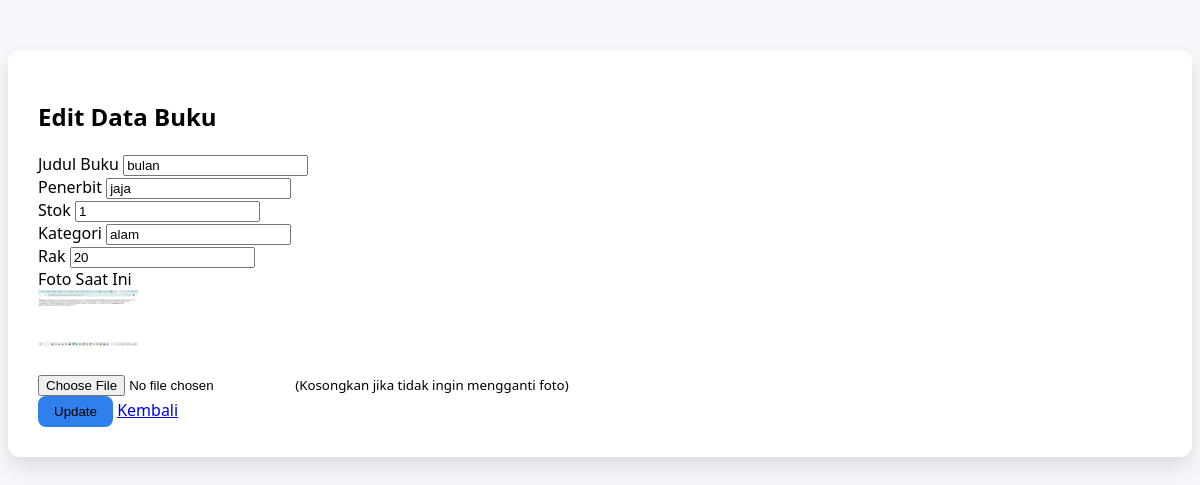
/data-buku/edit_buku.php?id=1, run on the app's committed database.
### tables this page shows
CREATE TABLE `buku` (
  `id_buku` int(11) NOT NULL,
  `judul` varchar(255) NOT NULL,
  `penerbit` varchar(255) NOT NULL,
  `stok` int(11) NOT NULL,
  `kategori` varchar(100) NOT NULL,
  `rak` varchar(50) NOT NULL,
  `foto` varchar(255) NOT NULL
);

### data-buku/edit_buku.php (the view, shortened to what this page needs)
<?php
$conn = mysqli_connect("localhost", "root", "", "perpus-admin");
$id = $_GET['id'];
$query = mysqli_query($conn, "SELECT * FROM buku WHERE id_buku = '$id'");
$data = mysqli_fetch_assoc($query);
?>
<!DOCTYPE html>
<html>
<head>
    <link rel="stylesheet" href="style3.css">
</head>
<body>
<div class="container mt-4">
    <h2>Edit Data Buku</h2>
    <form method="post" enctype="multipart/form-data">
        <div class="mb-3">
            <label>Judul Buku</label>
            <input type="text" name="judul" class="form-control" value="<?= $data['judul'] ?>" required>
        </div>
        <div class="mb-3">
            <label>Penerbit</label>
            <input type="text" name="penerbit" class="form-control" value="<?= $data['penerbit'] ?>" required>
        </div>
        <div class="mb-3">
            <label>Stok</label>
            <input type="number" name="stok" class="form-control" value="<?= $data['stok'] ?>" required>
        </div>
        <div class="mb-3">
            <label>Kategori</label>
            <input type="text" name="kategori" class="form-control" value="<?= $data['kategori'] ?>" required>
        </div>
        <div class="mb-3">
            <label>Rak</label>
            <input type="text" name="rak" class="form-control" value="<?= $data['rak'] ?>" required>
        </div>
        <div class="mb-3">
            <label>Foto Saat Ini</label><br>
            <?php if (!empty($data['foto'])): ?>
                <img src="images/<?= $data['foto'] ?>" width="100"><br><br>
            <?php else: ?>
                Tidak ada foto
            <?php endif; ?>
            <input type="file" name="foto" class="form-control">
            <small>(Kosongkan jika tidak ingin mengganti foto)</small>
        </div>
        <button type="submit" class="btn btn-primary">Update</button>
        <a href="index.php" class="btn btn-secondary">Kembali</a>
    </form>
</div>
</body>
</html>

### data-buku/style3.css (style rules this page uses)
body { background: #f5f7fa; font-family: 'Segoe UI', Tahoma, Geneva, Verdana, sans-serif; }
.container { background: white; padding: 30px; border-radius: 12px; box-shadow: 0 10px 20px rgba(0,0,0,0.1); margin-top: 50px; }
h2 { margin-bottom: 20px; font-weight: 600; }
.btn-primary { background-color: #2f80ed; border: none; border-radius: 8px; padding: 8px 16px; }

### data on the page
buku: judul "bulan", penerbit "jaja", stok "1", kategori "alam", rak "20", foto (picture)
